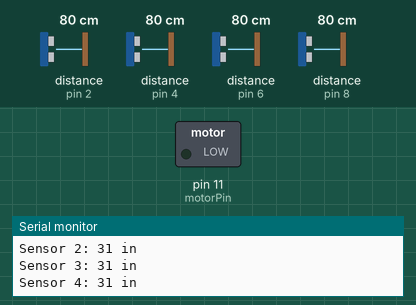
Simulated run of this sketch. Board: Arduino Uno, built with avr-gcc and run on an emulated ATmega328P. Shown: switched loads named in the sketch (green lamp = pin HIGH), the last lines printed to the serial monitor. Wiring (inferred from the names in the program): 4 × ultrasonic range finder: trigger pin 3, echo pin 2 / trigger pin 5, echo pin 4 / trigger pin 7, echo pin 6 / trigger pin 9, echo pin 8. Inputs (shaded band) come from the test bench; at power-on: distance to the obstacle (sensors on pin 2, pin 4, pin 6, pin 8) 80 cm. The echo pulse lasts 58.3 µs per cm; pins used as bus, display or sensor lines are not drawn.

Above: at 1.2 s.
1.3 s: distance to the obstacle (sensor on pin 2) set to 58 cm
2.8 s: distance to the obstacle (sensor on pin 2) set to 48 cm
At 4.0 s:
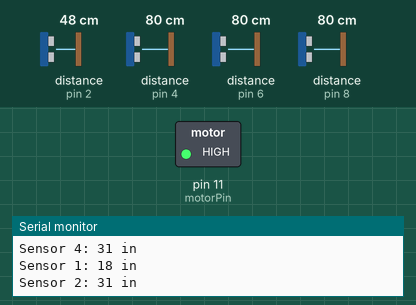
Timing chart, 0 to 5.8 s (numbered marks = the images above; inputs shaded):
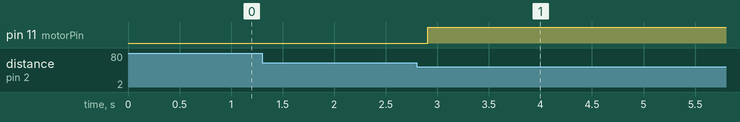

The sketch:

HapticWalkingStick.ino
```cpp
// When an object gets close to any of the ultrasonic sensors spin the motor.

// variables
// pins
static int motorPin = 11;

static int echoPin1 = 2;
static int trigPin1 = 3;

static int echoPin2 = 4;
static int trigPin2 = 5;

static int echoPin3 = 6;
static int trigPin3 = 7;

static int echoPin4 = 8;
static int trigPin4 = 9;

// distances
long distance1;
long distance2;
long distance3;
long distance4;

static int alarmDistance = 20;


void setup()
{
  Serial.begin (9600);        //set up a serial connection with the computer

  pinMode(trigPin1, OUTPUT);   //the trigger pin will output pulses of electricity
  pinMode(echoPin1, INPUT);    //the echo pin will measure the duration of pulses coming back from the distance sensor

  pinMode(trigPin2, OUTPUT);   //the trigger pin will output pulses of electricity
  pinMode(echoPin2, INPUT);    //the echo pin will measure the duration of pulses coming back from the distance sensor

  pinMode(trigPin3, OUTPUT);   //the trigger pin will output pulses of electricity
  pinMode(echoPin3, INPUT);    //the echo pin will measure the duration of pulses coming back from the distance sensor

  pinMode(trigPin4, OUTPUT);   //the trigger pin will output pulses of electricity
  pinMode(echoPin4, INPUT);    //the echo pin will measure the duration of pulses coming back from the distance sensor

  pinMode(motorPin, OUTPUT);  //the motor pin will output pulses of electricity
}

void loop()
{
  distance1 = getDistance(trigPin1, echoPin1);   //variable to store the distance measured by the sensor
  Serial.print("Sensor 1: ");
  Serial.print(distance1);     //print the distance that was measured
  Serial.println(" in");      //print units after the distance

  distance2 = getDistance(trigPin2, echoPin2);   //variable to store the distance measured by the sensor
  Serial.print("Sensor 2: ");
  Serial.print(distance2);     //print the distance that was measured
  Serial.println(" in");      //print units after the distance

  distance3 = getDistance(trigPin3, echoPin3);   //variable to store the distance measured by the sensor
  Serial.print("Sensor 3: ");
  Serial.print(distance3);     //print the distance that was measured
  Serial.println(" in");      //print units after the distance

  distance4 = getDistance(trigPin4, echoPin4);   //variable to store the distance measured by the sensor
  Serial.print("Sensor 4: ");
  Serial.print(distance4);     //print the distance that was measured
  Serial.println(" in");      //print units after the distance

  if (distance1 <= alarmDistance || distance2 <= alarmDistance || distance3 <= alarmDistance || distance4 <= alarmDistance) {                       //if the object is close
    analogWrite(motorPin, 255);
  }
  else {
    analogWrite(motorPin, 0);
  }
}


//------------------FUNCTIONS-------------------------------

//RETURNS THE DISTANCE MEASURED BY THE HC-SR04 DISTANCE SENSOR
float getDistance(int funcTrigPin, int funcEchoPin)
{
  float echoTime;                   //variable to store the time it takes for a ping to bounce off an object
  float calculatedDistance;         //variable to store the distance calculated from the echo time

  //send out an ultrasonic pulse that's 10ms long
  digitalWrite(funcTrigPin, HIGH);
  delayMicroseconds(10);
  digitalWrite(funcTrigPin, LOW);

  echoTime = pulseIn(funcEchoPin, HIGH);      //use the pulsein command to see how long it takes for the
                                          //pulse to bounce back to the sensor

  calculatedDistance = echoTime / 148.0;  //calculate the distance of the object that reflected the pulse (half the bounce time multiplied by the speed of sound)

  return calculatedDistance;              //send back the distance that was calculated
}
```

Measured:
- the behaviour switches between 54 and 53 cm on distance to the obstacle (sensor on pin 2) (found by bisection; images 0 and 1)
- after the input at 2.8 s, pin 11 (motorPin): LOW → HIGH after 0.11 s
